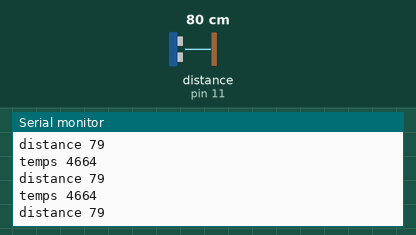
Bench run of a sketch on a simulated Arduino Uno, built with avr-gcc and run on an emulated ATmega328P. On the bench: the last lines printed to the serial monitor. Inputs (shaded band) come from the test bench; at power-on: distance to the obstacle (sensor on pin 11) 80 cm. The echo pulse lasts 58.3 µs per cm.

Above: at 1.2 s.
1.3 s: distance to the obstacle (sensor on pin 11) set to 35 cm
At 1.3 s:
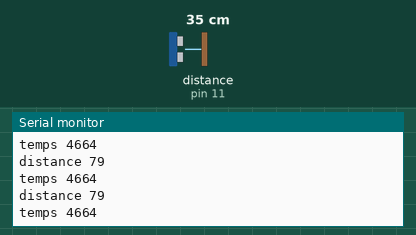
4.3 s: distance to the obstacle (sensor on pin 11) set to 2 cm
At 4.3 s:
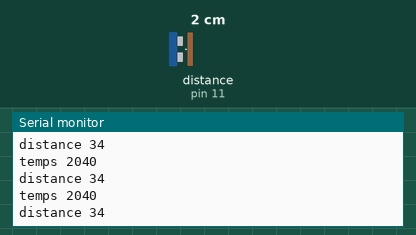
5.8 s: distance to the obstacle (sensor on pin 11) set to 60 cm
At 5.87 s:
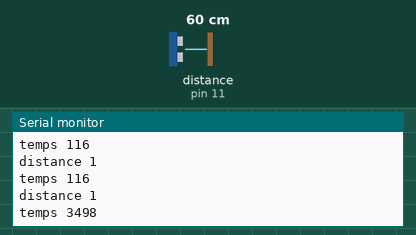
8.8 s: distance to the obstacle (sensor on pin 11) set to 120 cm
At 8.86 s:
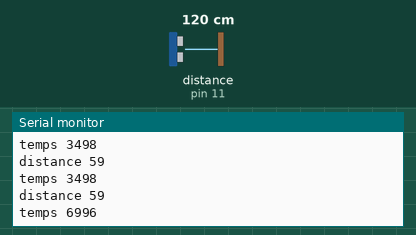
Timing chart, 0 to 11.8 s (numbered marks = the images above; inputs shaded):
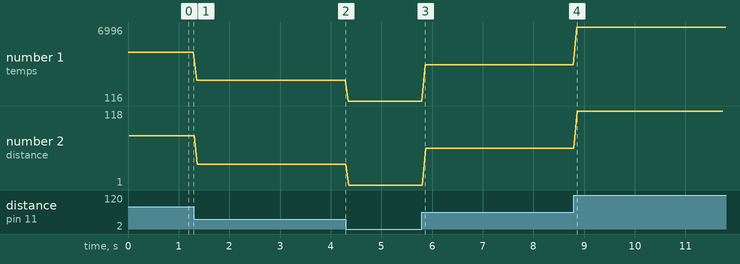

The sketch:

capteur_obstacle.ino
```cpp
#include <NewPing.h>

int trig=12;
int echo=11;
unsigned long int lecture_echo=0;
int distance= 0;


void setup() {
  Serial.begin(9600);
  pinMode(trig,OUTPUT);
  pinMode(echo,INPUT);

}
void loop() {
  digitalWrite(trig, HIGH); //generalisation de l'impulsion trig//
  delay(2);
  digitalWrite(trig,LOW);
  lecture_echo= pulseIn(echo, HIGH); //lecture longueur d'onde//
  distance = (lecture_echo) *0.017 ;//convertion distance//
  Serial.print("temps ");
  Serial.println(lecture_echo);
  Serial.print("distance ");
  Serial.println(distance);
  delay(60);
}
```

Measured:
- after the input at 5.8 s, the serial monitor: prints a new line after 0.06 s (image 3)
- after the input at 8.8 s, the serial monitor: prints a new line after 0.06 s (image 4)
- plotted number 1: 4664 → 2040 after the input at 1.3 s, 2040 → 116 after the input at 4.3 s, 116 → 3498 after the input at 5.8 s, 3498 → 6996 after the input at 8.8 s
- plotted number 2: 79 → 34 after the input at 1.3 s, 34 → 1 after the input at 4.3 s, 1 → 59 after the input at 5.8 s, 59 → 118 after the input at 8.8 s
